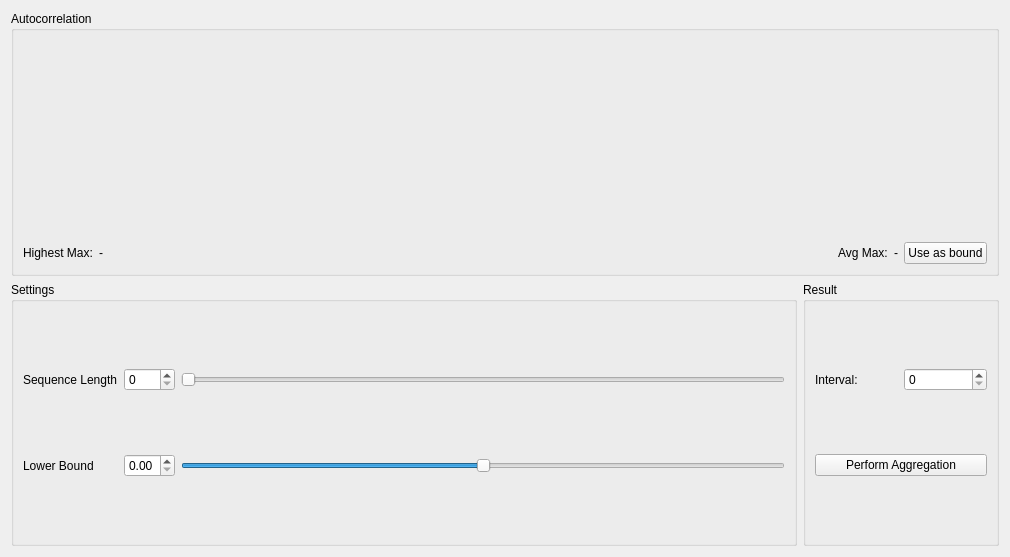
<ui version="4.0" >
 <class>ExtractGopWidget</class>
 <widget class="QWidget" name="ExtractGopWidget" >
  <property name="geometry" >
   <rect>
    <x>0</x>
    <y>0</y>
    <width>1010</width>
    <height>557</height>
   </rect>
  </property>
  <property name="windowTitle" >
   <string>Form</string>
  </property>
  <layout class="QVBoxLayout" >
   <item>
    <widget class="QGroupBox" name="groupBox_3" >
     <property name="title" >
      <string>Autocorrelation</string>
     </property>
     <layout class="QGridLayout" >
      <item row="0" column="0" colspan="6" >
       <widget class="IvkPlot" native="1" name="plot" />
      </item>
      <item row="1" column="0" >
       <widget class="QLabel" name="label_3" >
        <property name="text" >
         <string>Highest Max:</string>
        </property>
       </widget>
      </item>
      <item row="1" column="1" >
       <widget class="QLabel" name="highestLabel" >
        <property name="text" >
         <string>-</string>
        </property>
       </widget>
      </item>
      <item row="1" column="2" >
       <spacer>
        <property name="orientation" >
         <enum>Qt::Horizontal</enum>
        </property>
        <property name="sizeHint" >
         <size>
          <width>33</width>
          <height>20</height>
         </size>
        </property>
       </spacer>
      </item>
      <item row="1" column="3" >
       <widget class="QLabel" name="label_5" >
        <property name="text" >
         <string>Avg Max:</string>
        </property>
       </widget>
      </item>
      <item row="1" column="4" >
       <widget class="QLabel" name="averageLabel" >
        <property name="text" >
         <string>-</string>
        </property>
       </widget>
      </item>
      <item row="1" column="5" >
       <widget class="QPushButton" name="useAvgButton" >
        <property name="text" >
         <string>Use as bound</string>
        </property>
       </widget>
      </item>
     </layout>
    </widget>
   </item>
   <item>
    <layout class="QHBoxLayout" >
     <item>
      <widget class="QGroupBox" name="groupBox" >
       <property name="sizePolicy" >
        <sizepolicy vsizetype="Preferred" hsizetype="Preferred" >
         <horstretch>4</horstretch>
         <verstretch>0</verstretch>
        </sizepolicy>
       </property>
       <property name="title" >
        <string>Settings</string>
       </property>
       <layout class="QGridLayout" >
        <item row="0" column="0" >
         <widget class="QLabel" name="label" >
          <property name="text" >
           <string>Sequence Length</string>
          </property>
         </widget>
        </item>
        <item row="0" column="1" >
         <widget class="QSpinBox" name="lengthSpin" />
        </item>
        <item row="0" column="2" >
         <widget class="QSlider" name="lengthSlider" >
          <property name="orientation" >
           <enum>Qt::Horizontal</enum>
          </property>
         </widget>
        </item>
        <item row="1" column="0" >
         <widget class="QLabel" name="label_2" >
          <property name="text" >
           <string>Lower Bound</string>
          </property>
         </widget>
        </item>
        <item row="1" column="1" >
         <widget class="QDoubleSpinBox" name="boundSpin" >
          <property name="maximum" >
           <double>1.000000000000000</double>
          </property>
          <property name="singleStep" >
           <double>0.010000000000000</double>
          </property>
         </widget>
        </item>
        <item row="1" column="2" >
         <widget class="QSlider" name="boundSlider" >
          <property name="maximum" >
           <number>100</number>
          </property>
          <property name="value" >
           <number>50</number>
          </property>
          <property name="orientation" >
           <enum>Qt::Horizontal</enum>
          </property>
         </widget>
        </item>
       </layout>
      </widget>
     </item>
     <item>
      <widget class="QGroupBox" name="groupBox_2" >
       <property name="sizePolicy" >
        <sizepolicy vsizetype="Preferred" hsizetype="Preferred" >
         <horstretch>1</horstretch>
         <verstretch>0</verstretch>
        </sizepolicy>
       </property>
       <property name="title" >
        <string>Result</string>
       </property>
       <layout class="QGridLayout" >
        <item row="0" column="0" >
         <widget class="QLabel" name="label_4" >
          <property name="text" >
           <string>Interval:</string>
          </property>
         </widget>
        </item>
        <item row="1" column="0" colspan="2" >
         <widget class="QPushButton" name="performButton" >
          <property name="text" >
           <string>Perform Aggregation</string>
          </property>
         </widget>
        </item>
        <item row="0" column="1" >
         <widget class="QSpinBox" name="intervalEdit" />
        </item>
       </layout>
      </widget>
     </item>
    </layout>
   </item>
  </layout>
 </widget>
 <customwidgets>
  <customwidget>
   <class>IvkPlot</class>
   <extends>QWidget</extends>
   <header>widget/IvkPlot.h</header>
   <container>1</container>
  </customwidget>
 </customwidgets>
 <resources/>
 <connections/>
</ui>
